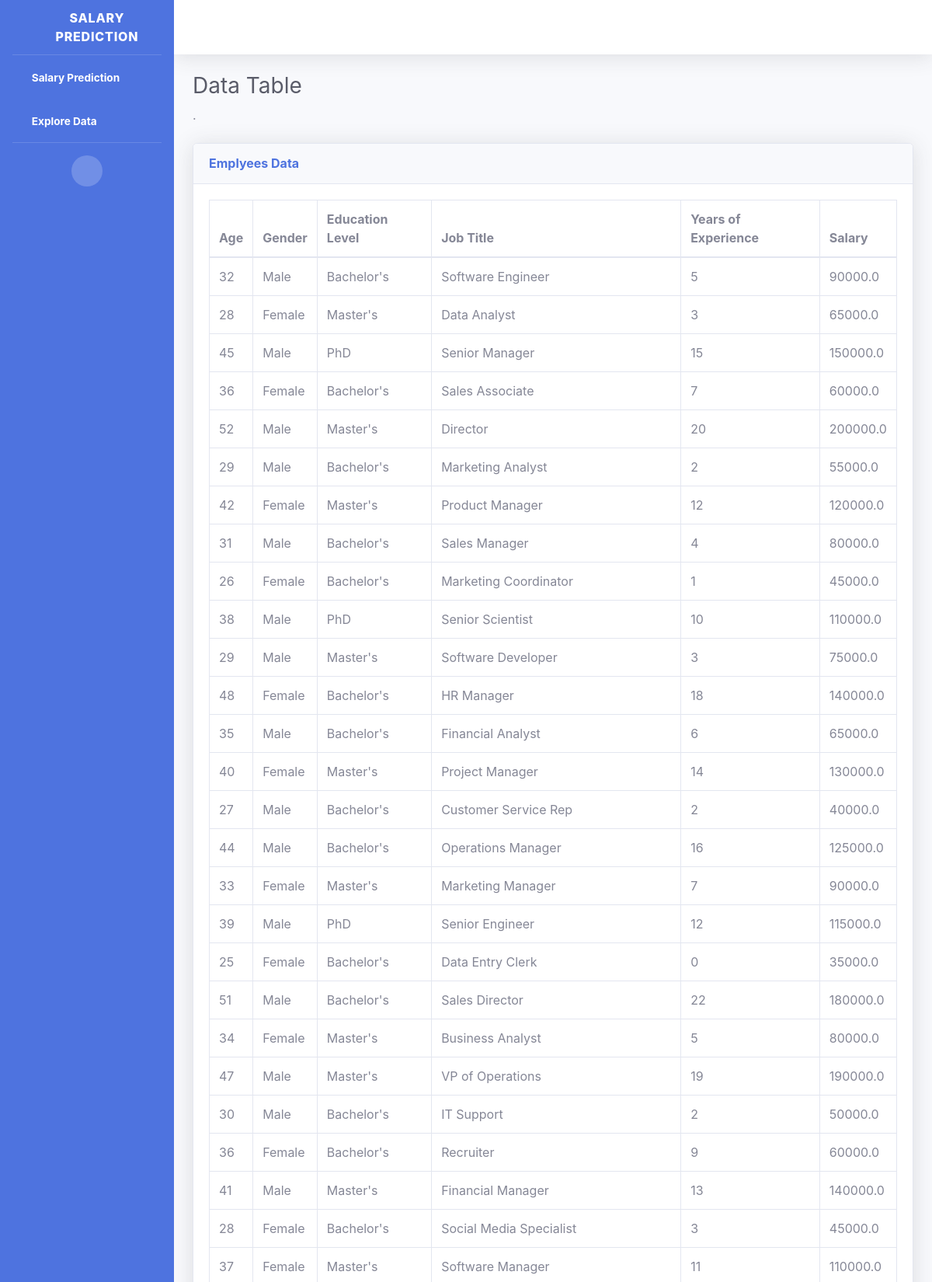
The app's page /data/ (upper part) with its own data.
### predictor/models.py (models this page shows, shortened)
class Employee(models.Model):
    age = models.IntegerField()
    gender = models.CharField(max_length=255)
    educationLevel =  models.CharField(max_length=255)
    jobTitle = models.TextField(blank=True)
    yearsOfExperience =  models.IntegerField()
    salary = models.FloatField()

### predictor/views.py (the view)
# urls.py: path('data/', views.data, name='data'),
def data(request):
    employees = models.Employee.objects.all()
    return render(request, 'predictor/data.html', {'employees': employees})

### predictor/templates/predictor/data.html (shortened to what this page needs)
{% extends "predictor/master.html" %}
{% load static%}
{% block header %}
  <link href="{% static 'predictor/vendor/datatables/dataTables.bootstrap4.min.css' %}" rel="stylesheet">
{% endblock header %}
{% block content %}
        <div class="container-fluid">
          <h1 class="h3 mb-2 text-gray-800">Data Table</h1>
          <p class="mb-4"></a>.</p>
          <div class="card shadow mb-4">
            <div class="card-header py-3">
              <h6 class="m-0 font-weight-bold text-primary">Emplyees Data</h6>
            </div>
            <div class="card-body">
              <div class="table-responsive">
                <table class="table table-bordered" id="dataTable" width="100%" cellspacing="0">
                  <thead>
                    <tr>
                    <th>Age</th>
                    <th>Gender</th>
                    <th>Education Level</th>
                    <th>Job Title</th>
                    <th>Years of Experience</th>
                    <th>Salary</th>
                    </tr>
                  </thead>
                  <tbody>
                    {% for e in employees %}
                    <tr>
                      <td>{{e.age}}</td>
                      <td>{{e.gender}}</td>
                      <td>{{e.educationLevel}}</td>
                      <td>{{e.jobTitle}}</td>
                      <td>{{e.yearsOfExperience}}</td>
                      <td>{{e.salary}}</td>
                    </tr>
                     {% endfor %}
                  </tbody>
                </table>
              </div>
            </div>
          </div>
        </div>
{% endblock content%}

### predictor/templates/predictor/master.html (shortened to what this page needs)
{% load static %}
<!DOCTYPE html>
<html lang="en">
<head>
  <link href="{% static 'predictor/vendor/fontawesome-free/css/all.min.css' %}" rel="stylesheet" type="text/css">
  <link href="{% static 'predictor/vendor/fontawesome-free/css/google.fonts.css' %}" rel="stylesheet">
  <link href="{% static 'predictor/css/sb-admin-2.min.css' %}" rel="stylesheet">
  {% block header%}
  {% endblock header%}
</head>
<body id="page-top">
  <div id="wrapper">
    <ul class="navbar-nav bg-gradient-primary sidebar sidebar-dark accordion" id="accordionSidebar">
      <a class="sidebar-brand d-flex align-items-center justify-content-center" href="{% url 'index' %}">
        <div class="sidebar-brand-icon rotate-n-15">
          <i class="fas fa-laugh-wink"></i>
        </div>
        <div class="sidebar-brand-text mx-3">Salary Prediction</div>
      </a>
      <hr class="sidebar-divider my-0">
            <li class="nav-item active">
              <a class="nav-link" href="{% url 'predict_salary' %}">
                <i class="fas fa-fw fa-tachometer-alt"></i>
                <span>Salary Prediction</span></a>
            </li>
           <li class="nav-item active">
            <a class="nav-link" href="{% url 'data' %}">
              <i class="fas fa-fw fa-tachometer-alt"></i>
              <span>Explore Data</span></a>
          </li>
      <hr class="sidebar-divider d-none d-md-block">
      <div class="text-center d-none d-md-inline">
        <button class="rounded-circle border-0" id="sidebarToggle"></button>
      </div>
    </ul>
    <div id="content-wrapper" class="d-flex flex-column">
      <div id="content">
        <nav class="navbar navbar-expand navbar-light bg-white topbar mb-4 static-top shadow">
        </nav>
        {% block content %}
        {% endblock content %}
      </div>
    </div>
  </div>
</body>
</html>

### records on screen
Employee: age "32", gender "Male", educationLevel "Bachelor's", jobTitle "Software Engineer", yearsOfExperience "5", salary "90000.0"
Employee: age "28", gender "Female", educationLevel "Master's", jobTitle "Data Analyst", yearsOfExperience "3", salary "65000.0"
Employee: age "45", gender "Male", educationLevel "PhD", jobTitle "Senior Manager", yearsOfExperience "15", salary "150000.0"
Employee: age "36", gender "Female", educationLevel "Bachelor's", jobTitle "Sales Associate", yearsOfExperience "7", salary "60000.0"
Employee: age "52", gender "Male", educationLevel "Master's", jobTitle "Director", yearsOfExperience "20", salary "200000.0"
Employee: age "29", gender "Male", educationLevel "Bachelor's", jobTitle "Marketing Analyst", yearsOfExperience "2", salary "55000.0"
Employee: age "42", gender "Female", educationLevel "Master's", jobTitle "Product Manager", yearsOfExperience "12", salary "120000.0"
Employee: age "31", gender "Male", educationLevel "Bachelor's", jobTitle "Sales Manager", yearsOfExperience "4", salary "80000.0"
Employee: age "26", gender "Female", educationLevel "Bachelor's", jobTitle "Marketing Coordinator", yearsOfExperience "1", salary "45000.0"
Employee: age "38", gender "Male", educationLevel "PhD", jobTitle "Senior Scientist", yearsOfExperience "10", salary "110000.0"
Employee: age "29", gender "Male", educationLevel "Master's", jobTitle "Software Developer", yearsOfExperience "3", salary "75000.0"
Employee: age "48", gender "Female", educationLevel "Bachelor's", jobTitle "HR Manager", yearsOfExperience "18", salary "140000.0"
Employee: age "35", gender "Male", educationLevel "Bachelor's", jobTitle "Financial Analyst", yearsOfExperience "6", salary "65000.0"
Employee: age "40", gender "Female", educationLevel "Master's", jobTitle "Project Manager", yearsOfExperience "14", salary "130000.0"
Employee: age "27", gender "Male", educationLevel "Bachelor's", jobTitle "Customer Service Rep", yearsOfExperience "2", salary "40000.0"
Employee: age "44", gender "Male", educationLevel "Bachelor's", jobTitle "Operations Manager", yearsOfExperience "16", salary "125000.0"
Employee: age "33", gender "Female", educationLevel "Master's", jobTitle "Marketing Manager", yearsOfExperience "7", salary "90000.0"
Employee: age "39", gender "Male", educationLevel "PhD", jobTitle "Senior Engineer", yearsOfExperience "12", salary "115000.0"
Employee: age "25", gender "Female", educationLevel "Bachelor's", jobTitle "Data Entry Clerk", yearsOfExperience "0", salary "35000.0"
Employee: age "51", gender "Male", educationLevel "Bachelor's", jobTitle "Sales Director", yearsOfExperience "22", salary "180000.0"
Employee: age "34", gender "Female", educationLevel "Master's", jobTitle "Business Analyst", yearsOfExperience "5", salary "80000.0"
Employee: age "47", gender "Male", educationLevel "Master's", jobTitle "VP of Operations", yearsOfExperience "19", salary "190000.0"
Employee: age "30", gender "Male", educationLevel "Bachelor's", jobTitle "IT Support", yearsOfExperience "2", salary "50000.0"
Employee: age "36", gender "Female", educationLevel "Bachelor's", jobTitle "Recruiter", yearsOfExperience "9", salary "60000.0"
Employee: age "41", gender "Male", educationLevel "Master's", jobTitle "Financial Manager", yearsOfExperience "13", salary "140000.0"
Employee: age "28", gender "Female", educationLevel "Bachelor's", jobTitle "Social Media Specialist", yearsOfExperience "3", salary "45000.0"
Employee: age "37", gender "Female", educationLevel "Master's", jobTitle "Software Manager", yearsOfExperience "11", salary "110000.0"
